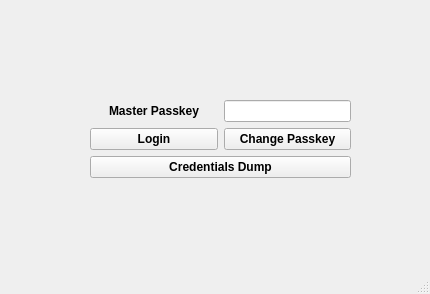
<?xml version="1.0" encoding="UTF-8"?>
<ui version="4.0">
 <class>HomePage</class>
 <widget class="QMainWindow" name="HomePage">
  <property name="geometry">
   <rect>
    <x>0</x>
    <y>0</y>
    <width>430</width>
    <height>294</height>
   </rect>
  </property>
  <property name="sizePolicy">
   <sizepolicy hsizetype="Preferred" vsizetype="Preferred">
    <horstretch>0</horstretch>
    <verstretch>0</verstretch>
   </sizepolicy>
  </property>
  <property name="windowTitle">
   <string>MainWindow</string>
  </property>
  <widget class="QWidget" name="centralwidget">
   <widget class="QWidget" name="layoutWidget">
    <property name="geometry">
     <rect>
      <x>90</x>
      <y>100</y>
      <width>261</width>
      <height>69</height>
     </rect>
    </property>
    <layout class="QVBoxLayout" name="verticalLayout">
     <property name="sizeConstraint">
      <enum>QLayout::SizeConstraint::SetMinimumSize</enum>
     </property>
     <item>
      <layout class="QHBoxLayout" name="horizontalLayout">
       <item>
        <widget class="QLabel" name="masterPasskey">
         <property name="sizePolicy">
          <sizepolicy hsizetype="Expanding" vsizetype="Preferred">
           <horstretch>0</horstretch>
           <verstretch>0</verstretch>
          </sizepolicy>
         </property>
         <property name="font">
          <font>
           <bold>true</bold>
          </font>
         </property>
         <property name="text">
          <string>Master Passkey</string>
         </property>
         <property name="alignment">
          <set>Qt::AlignmentFlag::AlignCenter</set>
         </property>
        </widget>
       </item>
       <item>
        <widget class="QLineEdit" name="inputMasterPasskey">
         <property name="sizePolicy">
          <sizepolicy hsizetype="Expanding" vsizetype="Fixed">
           <horstretch>0</horstretch>
           <verstretch>0</verstretch>
          </sizepolicy>
         </property>
        </widget>
       </item>
      </layout>
     </item>
     <item>
      <layout class="QHBoxLayout" name="horizontalLayout_2">
       <item>
        <widget class="QPushButton" name="login">
         <property name="sizePolicy">
          <sizepolicy hsizetype="Expanding" vsizetype="Fixed">
           <horstretch>0</horstretch>
           <verstretch>0</verstretch>
          </sizepolicy>
         </property>
         <property name="font">
          <font>
           <bold>true</bold>
          </font>
         </property>
         <property name="text">
          <string>Login</string>
         </property>
        </widget>
       </item>
       <item>
        <widget class="QPushButton" name="changeMasterPasskey">
         <property name="sizePolicy">
          <sizepolicy hsizetype="Expanding" vsizetype="Fixed">
           <horstretch>0</horstretch>
           <verstretch>0</verstretch>
          </sizepolicy>
         </property>
         <property name="font">
          <font>
           <bold>true</bold>
          </font>
         </property>
         <property name="text">
          <string>Change Passkey</string>
         </property>
        </widget>
       </item>
      </layout>
     </item>
     <item>
      <widget class="QPushButton" name="dump">
       <property name="sizePolicy">
        <sizepolicy hsizetype="Expanding" vsizetype="Expanding">
         <horstretch>0</horstretch>
         <verstretch>0</verstretch>
        </sizepolicy>
       </property>
       <property name="font">
        <font>
         <bold>true</bold>
        </font>
       </property>
       <property name="text">
        <string>Credentials Dump</string>
       </property>
      </widget>
     </item>
    </layout>
   </widget>
  </widget>
  <widget class="QStatusBar" name="statusbar"/>
 </widget>
 <resources/>
 <connections/>
</ui>
